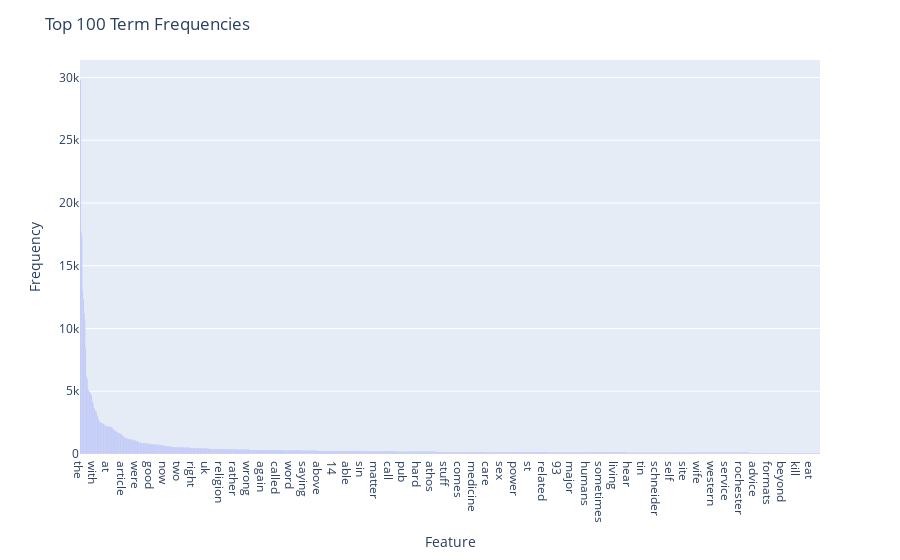

The notebook cell saved with this chart:
### Markdown cell above
### >>> **Exercise 14 (take home):** 
Additionally, you can attempt to sort the terms on the `x-axis` by frequency instead of in alphabetical order. This way the visualization is more meaninfgul and you will be able to observe the so called [long tail](https://en.wikipedia.org/wiki/Long_tail) (get familiar with this term since it will appear a lot in data mining and other statistics courses). see picture below

![alt txt](https://upload.wikimedia.org/wikipedia/commons/thumb/8/8a/Long_tail.svg/1000px-Long_tail.svg.png)

### Code cell
df = pd.DataFrame(
    {
        "Feature": count_vect.get_feature_names_out(),
        "Frequency": term_frequencies,
    }
)

df = df.sort_values(by="Frequency", ascending=False).head(1000)

fig = px.bar(df, x="Feature", y="Frequency")
fig.update_layout(
    title=f"Top 1000 Term Frequencies",
)

fig.show()

### Figure 1 — Plotly figure (JSON) as saved in the notebook; plotly's stock layout.template omitted (floating-point values rounded to 4 significant figures; data arrays with more than 128 entries replaced by an {"elided": "..."} marker saying what was removed)
{"data": [{"alignmentgroup": "True", "hovertemplate": "Feature=%{x}<br>Frequency=%{y}<extra></extra>", "legendgroup": "", "marker": {"color": "#636efa", "pattern": {"shape": ""}}, "name": "", "offsetgroup": "", "orientation": "v", "showlegend": false, "textposition": "auto", "type": "bar", "x": {"elided": "1000 str values"}, "xaxis": "x", "y": {"elided": "1000 int values"}, "yaxis": "y"}], "layout": {"barmode": "relative", "legend": {"tracegroupgap": 0}, "margin": {"t": 60}, "title": {"text": "Top 100 Term Frequencies"}, "xaxis": {"anchor": "y", "domain": [0, 1], "title": {"text": "Feature"}}, "yaxis": {"anchor": "x", "domain": [0, 1], "title": {"text": "Frequency"}}}}
